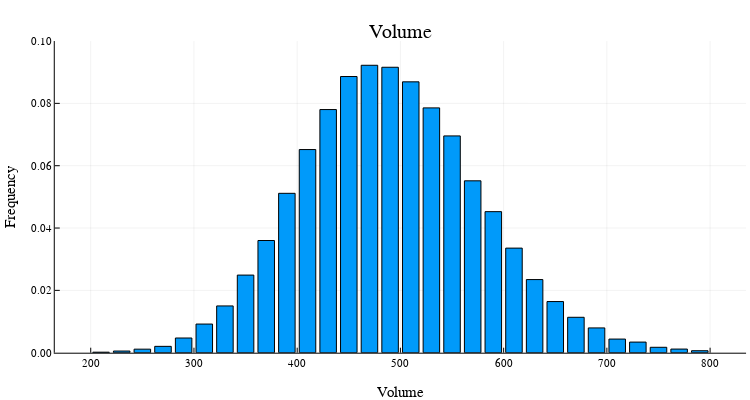

Notebook cell for this chart:
### Markdown cell above
## Volumen de la trayectoria

### Code cell
trj_vol = convert(Array{Float64, 1}, readdlm(joinpath(home, pdb, "cavidad", string("vol_trj_", pdb)))[:, 3]);

st = 20
bin_vol = collect(200:st:800)
wgh_vol = fill(1.0, length(trj_vol))

# Histograma ponderado
Wbins_vol_2w9y, Whis_vol_2w9y = WeightedHist(trj_vol, bin_vol, wgh_vol, true, false);

plt_his_vol = bar(Wbins_vol_2w9y, Whis_vol_2w9y,
    ylims = (0, .1),
    yaxis = "Frequency", xaxis = "Volume", title = "Volume",
    legend = false, size = (750, 400))

### Figure 1 — Plotly figure (JSON) as saved in the notebook; plotly's stock layout.template omitted (floating-point values rounded to 4 significant figures)
{"data": [{"fill": "tozeroy", "fillcolor": "rgba(0, 154, 250, 1.000)", "legendgroup": "y1", "line": {"color": "rgba(0, 0, 0, 1)", "dash": "solid", "width": 1}, "mode": "lines", "name": "y1", "showlegend": true, "type": "scatter", "x": [202, 202, 218, 218, 202, 202], "xaxis": "x", "y": [0.0001671, 0, 0, 0.0001671, 0.0001671, 0.0001671], "yaxis": "y"}, {"fill": "tozeroy", "fillcolor": "rgba(0, 154, 250, 1.000)", "legendgroup": "y1", "line": {"color": "rgba(0, 0, 0, 1)", "dash": "solid", "width": 1}, "mode": "lines", "name": "y1", "showlegend": false, "type": "scatter", "x": [222, 222, 238, 238, 222, 222], "xaxis": "x", "y": [0.0005348, 0, 0, 0.0005348, 0.0005348, 0.0005348], "yaxis": "y"}, {"fill": "tozeroy", "fillcolor": "rgba(0, 154, 250, 1.000)", "legendgroup": "y1", "line": {"color": "rgba(0, 0, 0, 1)", "dash": "solid", "width": 1}, "mode": "lines", "name": "y1", "showlegend": false, "type": "scatter", "x": [242, 242, 258, 258, 242, 242], "xaxis": "x", "y": [0.001137, 0, 0, 0.001137, 0.001137, 0.001137], "yaxis": "y"}, {"fill": "tozeroy", "fillcolor": "rgba(0, 154, 250, 1.000)", "legendgroup": "y1", "line": {"color": "rgba(0, 0, 0, 1)", "dash": "solid", "width": 1}, "mode": "lines", "name": "y1", "showlegend": false, "type": "scatter", "x": [262, 262, 278, 278, 262, 262], "xaxis": "x", "y": [0.002039, 0, 0, 0.002039, 0.002039, 0.002039], "yaxis": "y"}, {"fill": "tozeroy", "fillcolor": "rgba(0, 154, 250, 1.000)", "legendgroup": "y1", "line": {"color": "rgba(0, 0, 0, 1)", "dash": "solid", "width": 1}, "mode": "lines", "name": "y1", "showlegend": false, "type": "scatter", "x": [282, 282, 298, 298, 282, 282], "xaxis": "x", "y": [0.004713, 0, 0, 0.004713, 0.004713, 0.004713], "yaxis": "y"}, {"fill": "tozeroy", "fillcolor": "rgba(0, 154, 250, 1.000)", "legendgroup": "y1", "line": {"color": "rgba(0, 0, 0, 1)", "dash": "solid", "width": 1}, "mode": "lines", "name": "y1", "showlegend": false, "type": "scatter", "x": [302, 302, 318, 318, 302, 302], "xaxis": "x", "y": [0.009192, 0, 0, 0.009192, 0.009192, 0.009192], "yaxis": "y"}, {"fill": "tozeroy", "fillcolor": "rgba(0, 154, 250, 1.000)", "legendgroup": "y1", "line": {"color": "rgba(0, 0, 0, 1)", "dash": "solid", "width": 1}, "mode": "lines", "name": "y1", "showlegend": false, "type": "scatter", "x": [322, 322, 338, 338, 322, 322], "xaxis": "x", "y": [0.01501, 0, 0, 0.01501, 0.01501, 0.01501], "yaxis": "y"}, {"fill": "tozeroy", "fillcolor": "rgba(0, 154, 250, 1.000)", "legendgroup": "y1", "line": {"color": "rgba(0, 0, 0, 1)", "dash": "solid", "width": 1}, "mode": "lines", "name": "y1", "showlegend": false, "type": "scatter", "x": [342, 342, 358, 358, 342, 342], "xaxis": "x", "y": [0.0249, 0, 0, 0.0249, 0.0249, 0.0249], "yaxis": "y"}, {"fill": "tozeroy", "fillcolor": "rgba(0, 154, 250, 1.000)", "legendgroup": "y1", "line": {"color": "rgba(0, 0, 0, 1)", "dash": "solid", "width": 1}, "mode": "lines", "name": "y1", "showlegend": false, "type": "scatter", "x": [362, 362, 378, 378, 362, 362], "xaxis": "x", "y": [0.036, 0, 0, 0.036, 0.036, 0.036], "yaxis": "y"}, {"fill": "tozeroy", "fillcolor": "rgba(0, 154, 250, 1.000)", "legendgroup": "y1", "line": {"color": "rgba(0, 0, 0, 1)", "dash": "solid", "width": 1}, "mode": "lines", "name": "y1", "showlegend": false, "type": "scatter", "x": [382, 382, 398, 398, 382, 382], "xaxis": "x", "y": [0.05114, 0, 0, 0.05114, 0.05114, 0.05114], "yaxis": "y"}, {"fill": "tozeroy", "fillcolor": "rgba(0, 154, 250, 1.000)", "legendgroup": "y1", "line": {"color": "rgba(0, 0, 0, 1)", "dash": "solid", "width": 1}, "mode": "lines", "name": "y1", "showlegend": false, "type": "scatter", "x": [402, 402, 418, 418, 402, 402], "xaxis": "x", "y": [0.06518, 0, 0, 0.06518, 0.06518, 0.06518], "yaxis": "y"}, {"fill": "tozeroy", "fillcolor": "rgba(0, 154, 250, 1.000)", "legendgroup": "y1", "line": {"color": "rgba(0, 0, 0, 1)", "dash": "solid", "width": 1}, "mode": "lines", "name": "y1", "showlegend": false, "type": "scatter", "x": [422, 422, 438, 438, 422, 422], "xaxis": "x", "y": [0.07802, 0, 0, 0.07802, 0.07802, 0.07802], "yaxis": "y"}, {"fill": "tozeroy", "fillcolor": "rgba(0, 154, 250, 1.000)", "legendgroup": "y1", "line": {"color": "rgba(0, 0, 0, 1)", "dash": "solid", "width": 1}, "mode": "lines", "name": "y1", "showlegend": false, "type": "scatter", "x": [442, 442, 458, 458, 442, 442], "xaxis": "x", "y": [0.08861, 0, 0, 0.08861, 0.08861, 0.08861], "yaxis": "y"}, {"fill": "tozeroy", "fillcolor": "rgba(0, 154, 250, 1.000)", "legendgroup": "y1", "line": {"color": "rgba(0, 0, 0, 1)", "dash": "solid", "width": 1}, "mode": "lines", "name": "y1", "showlegend": false, "type": "scatter", "x": [462, 462, 478, 478, 462, 462], "xaxis": "x", "y": [0.09222, 0, 0, 0.09222, 0.09222, 0.09222], "yaxis": "y"}, {"fill": "tozeroy", "fillcolor": "rgba(0, 154, 250, 1.000)", "legendgroup": "y1", "line": {"color": "rgba(0, 0, 0, 1)", "dash": "solid", "width": 1}, "mode": "lines", "name": "y1", "showlegend": false, "type": "scatter", "x": [482, 482, 498, 498, 482, 482], "xaxis": "x", "y": [0.09159, 0, 0, 0.09159, 0.09159, 0.09159], "yaxis": "y"}, {"fill": "tozeroy", "fillcolor": "rgba(0, 154, 250, 1.000)", "legendgroup": "y1", "line": {"color": "rgba(0, 0, 0, 1)", "dash": "solid", "width": 1}, "mode": "lines", "name": "y1", "showlegend": false, "type": "scatter", "x": [502, 502, 518, 518, 502, 502], "xaxis": "x", "y": [0.08691, 0, 0, 0.08691, 0.08691, 0.08691], "yaxis": "y"}, {"fill": "tozeroy", "fillcolor": "rgba(0, 154, 250, 1.000)", "legendgroup": "y1", "line": {"color": "rgba(0, 0, 0, 1)", "dash": "solid", "width": 1}, "mode": "lines", "name": "y1", "showlegend": false, "type": "scatter", "x": [522, 522, 538, 538, 522, 522], "xaxis": "x", "y": [0.07855, 0, 0, 0.07855, 0.07855, 0.07855], "yaxis": "y"}, {"fill": "tozeroy", "fillcolor": "rgba(0, 154, 250, 1.000)", "legendgroup": "y1", "line": {"color": "rgba(0, 0, 0, 1)", "dash": "solid", "width": 1}, "mode": "lines", "name": "y1", "showlegend": false, "type": "scatter", "x": [542, 542, 558, 558, 542, 542], "xaxis": "x", "y": [0.06956, 0, 0, 0.06956, 0.06956, 0.06956], "yaxis": "y"}, {"fill": "tozeroy", "fillcolor": "rgba(0, 154, 250, 1.000)", "legendgroup": "y1", "line": {"color": "rgba(0, 0, 0, 1)", "dash": "solid", "width": 1}, "mode": "lines", "name": "y1", "showlegend": false, "type": "scatter", "x": [562, 562, 578, 578, 562, 562], "xaxis": "x", "y": [0.05515, 0, 0, 0.05515, 0.05515, 0.05515], "yaxis": "y"}, {"fill": "tozeroy", "fillcolor": "rgba(0, 154, 250, 1.000)", "legendgroup": "y1", "line": {"color": "rgba(0, 0, 0, 1)", "dash": "solid", "width": 1}, "mode": "lines", "name": "y1", "showlegend": false, "type": "scatter", "x": [582, 582, 598, 598, 582, 582], "xaxis": "x", "y": [0.04526, 0, 0, 0.04526, 0.04526, 0.04526], "yaxis": "y"}, {"fill": "tozeroy", "fillcolor": "rgba(0, 154, 250, 1.000)", "legendgroup": "y1", "line": {"color": "rgba(0, 0, 0, 1)", "dash": "solid", "width": 1}, "mode": "lines", "name": "y1", "showlegend": false, "type": "scatter", "x": [602, 602, 618, 618, 602, 602], "xaxis": "x", "y": [0.03356, 0, 0, 0.03356, 0.03356, 0.03356], "yaxis": "y"}, {"fill": "tozeroy", "fillcolor": "rgba(0, 154, 250, 1.000)", "legendgroup": "y1", "line": {"color": "rgba(0, 0, 0, 1)", "dash": "solid", "width": 1}, "mode": "lines", "name": "y1", "showlegend": false, "type": "scatter", "x": [622, 622, 638, 638, 622, 622], "xaxis": "x", "y": [0.02347, 0, 0, 0.02347, 0.02347, 0.02347], "yaxis": "y"}, {"fill": "tozeroy", "fillcolor": "rgba(0, 154, 250, 1.000)", "legendgroup": "y1", "line": {"color": "rgba(0, 0, 0, 1)", "dash": "solid", "width": 1}, "mode": "lines", "name": "y1", "showlegend": false, "type": "scatter", "x": [642, 642, 658, 658, 642, 642], "xaxis": "x", "y": [0.01641, 0, 0, 0.01641, 0.01641, 0.01641], "yaxis": "y"}, {"fill": "tozeroy", "fillcolor": "rgba(0, 154, 250, 1.000)", "legendgroup": "y1", "line": {"color": "rgba(0, 0, 0, 1)", "dash": "solid", "width": 1}, "mode": "lines", "name": "y1", "showlegend": false, "type": "scatter", "x": [662, 662, 678, 678, 662, 662], "xaxis": "x", "y": [0.01137, 0, 0, 0.01137, 0.01137, 0.01137], "yaxis": "y"}, {"fill": "tozeroy", "fillcolor": "rgba(0, 154, 250, 1.000)", "legendgroup": "y1", "line": {"color": "rgba(0, 0, 0, 1)", "dash": "solid", "width": 1}, "mode": "lines", "name": "y1", "showlegend": false, "type": "scatter", "x": [682, 682, 698, 698, 682, 682], "xaxis": "x", "y": [0.007956, 0, 0, 0.007956, 0.007956, 0.007956], "yaxis": "y"}, {"fill": "tozeroy", "fillcolor": "rgba(0, 154, 250, 1.000)", "legendgroup": "y1", "line": {"color": "rgba(0, 0, 0, 1)", "dash": "solid", "width": 1}, "mode": "lines", "name": "y1", "showlegend": false, "type": "scatter", "x": [702, 702, 718, 718, 702, 702], "xaxis": "x", "y": [0.004379, 0, 0, 0.004379, 0.004379, 0.004379], "yaxis": "y"}, {"fill": "tozeroy", "fillcolor": "rgba(0, 154, 250, 1.000)", "legendgroup": "y1", "line": {"color": "rgba(0, 0, 0, 1)", "dash": "solid", "width": 1}, "mode": "lines", "name": "y1", "showlegend": false, "type": "scatter", "x": [722, 722, 738, 738, 722, 722], "xaxis": "x", "y": [0.00341, 0, 0, 0.00341, 0.00341, 0.00341], "yaxis": "y"}, {"fill": "tozeroy", "fillcolor": "rgba(0, 154, 250, 1.000)", "legendgroup": "y1", "line": {"color": "rgba(0, 0, 0, 1)", "dash": "solid", "width": 1}, "mode": "lines", "name": "y1", "showlegend": false, "type": "scatter", "x": [742, 742, 758, 758, 742, 742], "xaxis": "x", "y": [0.001738, 0, 0, 0.001738, 0.001738, 0.001738], "yaxis": "y"}, {"fill": "tozeroy", "fillcolor": "rgba(0, 154, 250, 1.000)", "legendgroup": "y1", "line": {"color": "rgba(0, 0, 0, 1)", "dash": "solid", "width": 1}, "mode": "lines", "name": "y1", "showlegend": false, "type": "scatter", "x": [762, 762, 778, 778, 762, 762], "xaxis": "x", "y": [0.00117, 0, 0, 0.00117, 0.00117, 0.00117], "yaxis": "y"}, {"fill": "tozeroy", "fillcolor": "rgba(0, 154, 250, 1.000)", "legendgroup": "y1", "line": {"color": "rgba(0, 0, 0, 1)", "dash": "solid", "width": 1}, "mode": "lines", "name": "y1", "showlegend": false, "type": "scatter", "x": [782, 782, 798, 798, 782, 782], "xaxis": "x", "y": [0.0006351, 0, 0, 0.0006351, 0.0006351, 0.0006351], "yaxis": "y"}], "layout": {"annotations": [{"font": {"color": "rgba(0, 0, 0, 1)", "family": "sans-serif", "size": 20}, "rotation": 0, "showarrow": false, "text": "Volume", "x": 0.5339, "xanchor": "center", "xref": "paper", "y": 1, "yanchor": "top", "yref": "paper"}], "height": 400, "margin": {"b": 20, "l": 0, "r": 0, "t": 20}, "paper_bgcolor": "rgba(255, 255, 255, 1.000)", "plot_bgcolor": "rgba(255, 255, 255, 1.000)", "showlegend": false, "width": 750, "xaxis": {"anchor": "y", "domain": [0.07303, 0.9948], "gridcolor": "rgba(0, 0, 0, 0.1)", "gridwidth": 0.5, "linecolor": "rgba(0, 0, 0, 1)", "mirror": false, "range": [165.2, 834.8], "showgrid": true, "showline": true, "showticklabels": true, "tickangle": 0, "tickcolor": "rgb(0, 0, 0)", "tickfont": {"color": "rgba(0, 0, 0, 1)", "family": "sans-serif", "size": 11}, "tickmode": "array", "ticks": "inside", "ticktext": ["200", "300", "400", "500", "600", "700", "800"], "tickvals": [200, 300, 400, 500, 600, 700, 800], "title": "Volume", "titlefont": {"color": "rgba(0, 0, 0, 1)", "family": "sans-serif", "size": 15}, "type": "linear", "visible": true, "zeroline": false, "zerolinecolor": "rgba(0, 0, 0, 1)"}, "yaxis": {"anchor": "x", "domain": [0.07581, 0.9415], "gridcolor": "rgba(0, 0, 0, 0.1)", "gridwidth": 0.5, "linecolor": "rgba(0, 0, 0, 1)", "mirror": false, "range": [0, 0.1], "showgrid": true, "showline": true, "showticklabels": true, "tickangle": 0, "tickcolor": "rgb(0, 0, 0)", "tickfont": {"color": "rgba(0, 0, 0, 1)", "family": "sans-serif", "size": 11}, "tickmode": "array", "ticks": "inside", "ticktext": ["0.00", "0.02", "0.04", "0.06", "0.08", "0.10"], "tickvals": [0, 0.02, 0.04, 0.06, 0.08, 0.1], "title": "Frequency", "titlefont": {"color": "rgba(0, 0, 0, 1)", "family": "sans-serif", "size": 15}, "type": "linear", "visible": true, "zeroline": false, "zerolinecolor": "rgba(0, 0, 0, 1)"}}}
